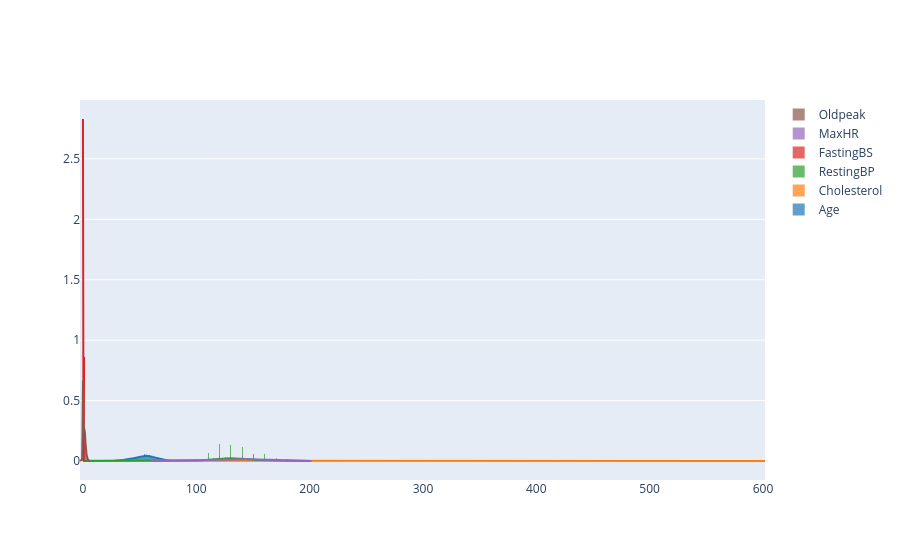

The notebook cell this image was saved under:
### Code cell
num_columns = [df["Age"], df["Cholesterol"], df["RestingBP"], df["FastingBS"], df["MaxHR"], df["Oldpeak"]]  
labels = ["Age", "Cholesterol", "RestingBP", "FastingBS", "MaxHR", "Oldpeak"]
fig = ff.create_distplot(num_columns, show_rug= False, show_hist= True, group_labels= labels)

fig.show()

### Figure 1 — Plotly figure (JSON) as saved in the notebook; plotly's stock layout.template omitted (floating-point values rounded to 4 significant figures; data arrays with more than 128 entries replaced by an {"elided": "..."} marker saying what was removed)
{"data": [{"autobinx": false, "histnorm": "probability density", "legendgroup": "Age", "marker": {"color": "rgb(31, 119, 180)"}, "name": "Age", "opacity": 0.7, "type": "histogram", "x": {"elided": "918 int values"}, "xaxis": "x", "xbins": {"end": 77, "size": 1, "start": 28}, "yaxis": "y"}, {"autobinx": false, "histnorm": "probability density", "legendgroup": "Cholesterol", "marker": {"color": "rgb(255, 127, 14)"}, "name": "Cholesterol", "opacity": 0.7, "type": "histogram", "x": {"elided": "918 int values"}, "xaxis": "x", "xbins": {"end": 603, "size": 1, "start": 0}, "yaxis": "y"}, {"autobinx": false, "histnorm": "probability density", "legendgroup": "RestingBP", "marker": {"color": "rgb(44, 160, 44)"}, "name": "RestingBP", "opacity": 0.7, "type": "histogram", "x": {"elided": "918 int values"}, "xaxis": "x", "xbins": {"end": 200, "size": 1, "start": 0}, "yaxis": "y"}, {"autobinx": false, "histnorm": "probability density", "legendgroup": "FastingBS", "marker": {"color": "rgb(214, 39, 40)"}, "name": "FastingBS", "opacity": 0.7, "type": "histogram", "x": {"elided": "918 int values"}, "xaxis": "x", "xbins": {"end": 1, "size": 1, "start": 0}, "yaxis": "y"}, {"autobinx": false, "histnorm": "probability density", "legendgroup": "MaxHR", "marker": {"color": "rgb(148, 103, 189)"}, "name": "MaxHR", "opacity": 0.7, "type": "histogram", "x": {"elided": "918 int values"}, "xaxis": "x", "xbins": {"end": 202, "size": 1, "start": 60}, "yaxis": "y"}, {"autobinx": false, "histnorm": "probability density", "legendgroup": "Oldpeak", "marker": {"color": "rgb(140, 86, 75)"}, "name": "Oldpeak", "opacity": 0.7, "type": "histogram", "x": {"elided": "918 float values"}, "xaxis": "x", "xbins": {"end": 6.2, "size": 1, "start": -2.6}, "yaxis": "y"}, {"legendgroup": "Age", "marker": {"color": "rgb(31, 119, 180)"}, "mode": "lines", "name": "Age", "showlegend": false, "type": "scatter", "x": {"elided": "500 float values"}, "xaxis": "x", "y": {"elided": "500 float values"}, "yaxis": "y"}, {"legendgroup": "Cholesterol", "marker": {"color": "rgb(255, 127, 14)"}, "mode": "lines", "name": "Cholesterol", "showlegend": false, "type": "scatter", "x": {"elided": "500 float values"}, "xaxis": "x", "y": {"elided": "500 float values"}, "yaxis": "y"}, {"legendgroup": "RestingBP", "marker": {"color": "rgb(44, 160, 44)"}, "mode": "lines", "name": "RestingBP", "showlegend": false, "type": "scatter", "x": {"elided": "500 float values"}, "xaxis": "x", "y": {"elided": "500 float values"}, "yaxis": "y"}, {"legendgroup": "FastingBS", "marker": {"color": "rgb(214, 39, 40)"}, "mode": "lines", "name": "FastingBS", "showlegend": false, "type": "scatter", "x": {"elided": "500 float values"}, "xaxis": "x", "y": {"elided": "500 float values"}, "yaxis": "y"}, {"legendgroup": "MaxHR", "marker": {"color": "rgb(148, 103, 189)"}, "mode": "lines", "name": "MaxHR", "showlegend": false, "type": "scatter", "x": {"elided": "500 float values"}, "xaxis": "x", "y": {"elided": "500 float values"}, "yaxis": "y"}, {"legendgroup": "Oldpeak", "marker": {"color": "rgb(140, 86, 75)"}, "mode": "lines", "name": "Oldpeak", "showlegend": false, "type": "scatter", "x": {"elided": "500 float values"}, "xaxis": "x", "y": {"elided": "500 float values"}, "yaxis": "y"}], "layout": {"barmode": "overlay", "hovermode": "closest", "legend": {"traceorder": "reversed"}, "xaxis": {"anchor": "y2", "domain": [0, 1], "zeroline": false}, "yaxis": {"anchor": "free", "domain": [0, 1], "position": 0}}}
